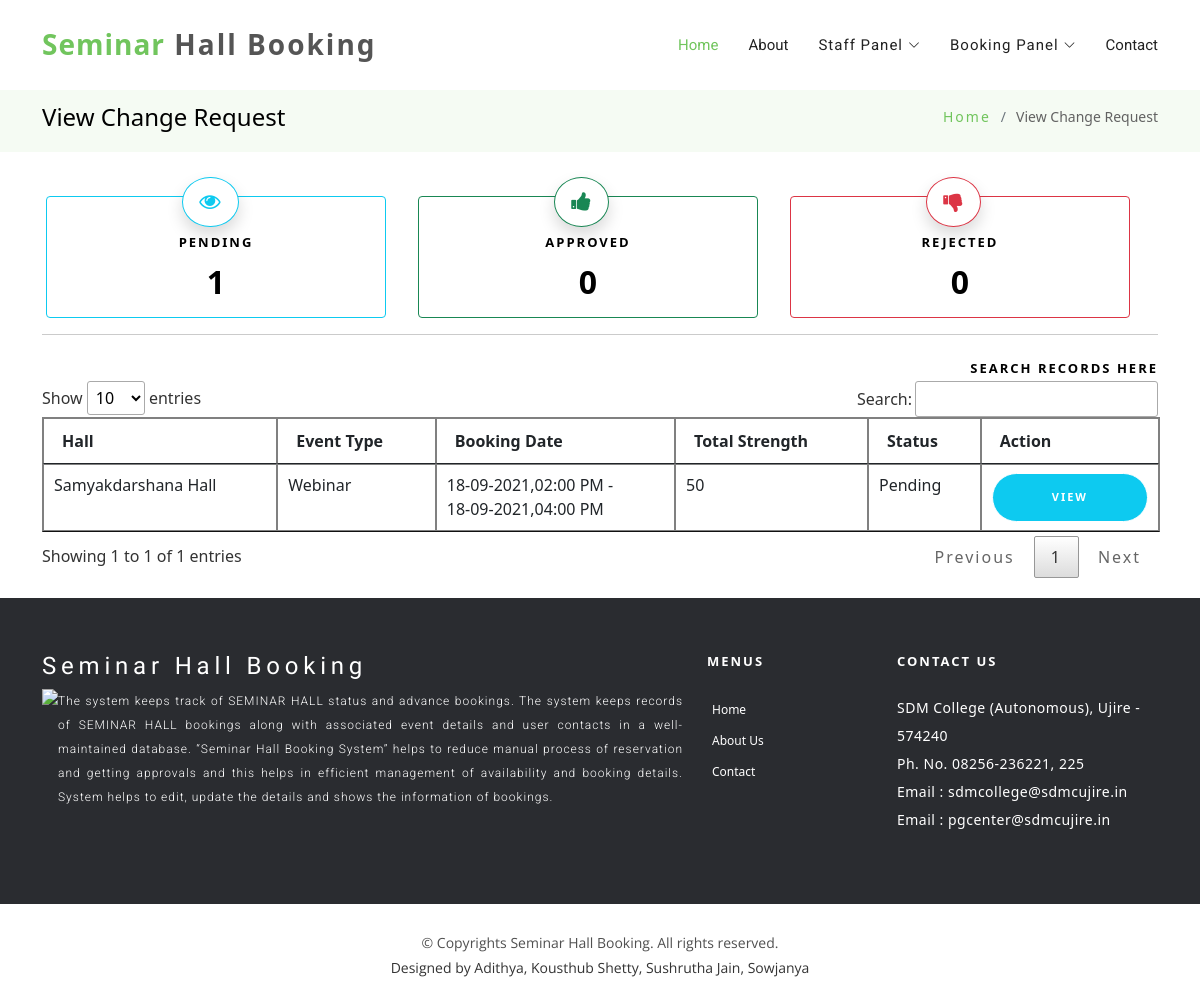
/viewstaffchangerequest.php (signed in), run on the app's committed database.
### tables this page shows
CREATE TABLE `change_request` (
  `request_id` bigint(20) NOT NULL,
  `hall_booking_id` bigint(20) NOT NULL,
  `chng_req_booking_id` bigint(20) NOT NULL,
  `staffid` bigint(20) NOT NULL,
  `department_id` bigint(20) NOT NULL,
  `request_date` datetime NOT NULL,
  `reason` text NOT NULL,
  `status` varchar(10) NOT NULL
);

CREATE TABLE `hall` (
  `hallid` bigint(20) NOT NULL,
  `hallname` varchar(50) NOT NULL,
  `halldescription` text NOT NULL,
  `max_capacity` bigint(20) NOT NULL,
  `hallimage` varchar(300) NOT NULL,
  `hall_status` varchar(10) NOT NULL
);

CREATE TABLE `eventtype` (
  `eventtypeid` bigint(20) NOT NULL,
  `eventtype` varchar(25) NOT NULL,
  `eventicon` varchar(300) NOT NULL,
  `eventdescription` text NOT NULL,
  `status` varchar(10) NOT NULL
);

CREATE TABLE `hall_booking` (
  `hall_booking_id` bigint(20) NOT NULL,
  `hallid` bigint(20) NOT NULL,
  `booked_date` datetime NOT NULL,
  `department_id` bigint(20) NOT NULL,
  `staffid` bigint(20) NOT NULL,
  `eventtypeid` bigint(20) NOT NULL,
  `booking_start_dt_tim` datetime NOT NULL,
  `booking_end_dt_tim` datetime DEFAULT NULL,
  `booking_reason` text NOT NULL,
  `total_strength` int(11) NOT NULL,
  `staff_note` text NOT NULL,
  `requirements` text NOT NULL,
  `admin_note` text NOT NULL,
  `event_description` text NOT NULL,
  `gallery` text NOT NULL,
  `status` varchar(10) NOT NULL
);

### viewstaffchangerequest.php (the view, shortened to what this page needs)
<?php
include("header.php");
?>
  <main id="main">
    <section class="breadcrumbs">
      <div class="container">
        <div class="d-flex justify-content-between align-items-center">
          <h2>View Change Request  <?php
           ?></h2>
          <ol>
            <li><a href="index.php">Home</a></li>
            <li>View Change Request</li>
          </ol>
        </div>
      </div>
    </section>
    <section class="inner-page pt-4">
      <div class="container">
	  <p>
<div class="jumbotron">
<div class="row w-100">
        <div class="col-md-4" style="cursor: pointer;" onclick="window.location='viewstaffchangerequest.php?st=Pending'">
            <div class="card border-info mx-sm-1 p-3 divpendingblock">
                <div class="card border-info shadow text-info p-3 my-card" ><span class="fa fa-eye fa-lg" aria-hidden="true"></span></div>
                <div class="text-info text-center mt-3"><h4>Pending</h4></div>
                <div class="text-info text-center mt-2"><h2><?php
$sql ="SELECT * FROM `change_request` left join hall_booking ON change_request.hall_booking_id=hall_booking.hall_booking_id WHERE change_request.status='Pending' AND hall_booking.staffid='$_SESSION[staffid]'";
$qsql = mysqli_query($con,$sql);
echo mysqli_num_rows($qsql);
				?></h2></div>
            </div>
        </div>
        <div class="col-md-4" onclick="window.location='viewstaffchangerequest.php?st=Approved'">
            <div class="card border-success mx-sm-1 p-3 divapprovedblock">
                <div class="card border-success shadow text-success p-3 my-card "><span class="fa fa-thumbs-up fa-lg" aria-hidden="true"></span></div>
                <div class="text-success text-center mt-3"><h4>Approved</h4></div>
                <div class="text-success text-center mt-2"><h2><?php
$sql ="SELECT * FROM `change_request` left join hall_booking ON change_request.hall_booking_id=hall_booking.hall_booking_id WHERE change_request.status='Approved' AND hall_booking.staffid='$_SESSION[staffid]'";
$qsql = mysqli_query($con,$sql);
echo mysqli_num_rows($qsql);
				?></h2></div>
            </div>
        </div>
        <div class="col-md-4" onclick="window.location='viewstaffchangerequest.php?st=Rejected'">
            <div class="card border-danger mx-sm-1 p-3 divrejectedblock">
                <div class="card border-danger shadow text-danger p-3 my-card " ><span class="fa fa-thumbs-down fa-lg " aria-hidden="true"></span></div>
                <div class="text-danger text-center mt-3"><h4>Rejected</h4></div>
                <div class="text-danger text-center mt-2"><h2><?php
$sql ="SELECT * FROM `change_request` left join hall_booking ON change_request.hall_booking_id=hall_booking.hall_booking_id WHERE change_request.status='Rejected' AND hall_booking.staffid='$_SESSION[staffid]'";
$qsql = mysqli_query($con,$sql);
echo mysqli_num_rows($qsql);
				?></h2></div>
            </div>
        </div>
	 </div>
</div>
	  <hr>
	  </p>
        <p>
        <h4 style="text-align:right;">Search Records Here<i class="fa fa-down" aria-hidden="true"></i></i></h4>
<table id="datatableplugin"  class="table table-bordered">
  <thead>
  <tr>
    <th>Hall</th>
    <th>Event Type</th>
    <th>Booking Date</th>
    <th>Total Strength</th>
    <th>Status</th>
    <th>Action</th>
  </tr>
  </thead>
  <tbody>
<?php
if(isset($_GET['st']))
{
$sql ="SELECT *,change_request.status as changereqstatus FROM `change_request` left join hall_booking ON change_request.hall_booking_id=hall_booking.hall_booking_id
LEFT JOIN hall ON hall_booking.hallid=hall.hallid
LEFT JOIN department ON department.department_id=hall_booking.department_id
LEFT JOIN staff ON staff.staffid=hall_booking.staffid
LEFT JOIN eventtype ON eventtype.eventtypeid=hall_booking.eventtypeid WHERE change_request.status='$_GET[st]' AND hall_booking.staffid='$_SESSION[staffid]'";
$qsql = mysqli_query($con,$sql);
}
else
{
  $sql ="SELECT *,change_request.status as changereqstatus FROM `change_request` left join hall_booking ON change_request.hall_booking_id=hall_booking.hall_booking_id
LEFT JOIN hall ON hall_booking.hallid=hall.hallid
LEFT JOIN department ON department.department_id=hall_booking.department_id
LEFT JOIN staff ON staff.staffid=hall_booking.staffid
LEFT JOIN eventtype ON eventtype.eventtypeid=hall_booking.eventtypeid WHERE hall_booking.staffid='$_SESSION[staffid]'";
$qsql = mysqli_query($con,$sql);
}
while($rs = mysqli_fetch_array($qsql))
{
	echo "
    <tr>
        <td>"  . $rs['hallname'] . "</td>
        <td>"  . $rs['eventtype'] . "</td>
        <td>"  .  date("d-m-Y",strtotime($rs['booking_start_dt_tim'])) .",". date("h:i A",strtotime($rs['booking_start_dt_tim'])) . " -<br> " . date("d-m-Y",strtotime($rs['booking_end_dt_tim'])) .",". date("h:i A",strtotime($rs['booking_end_dt_tim'])) . "</td>
        <td>"  . $rs['total_strength'] . "</td>
        <td>"  . $rs['changereqstatus'] . "</td>
        <td><a href='hall_change_request_ack.php?hall_booking_id=$rs[hall_booking_id]' class='btn btn-info' style='width: 100%;' >View</a></td>
    </tr>
  ";
}
?>
  </tbody>
</table>
        </p>
      </div>
    </section>
</main>
<?php include("footer.php"); ?>

### assets/css/style.css (style rules this page uses)
body { background-color: #fff; color: #333; }
h1, h2, h3, h4, h5, h6 { margin: 0; }
h2 { color: #000; font-weight: 600; }
h4 { color: #000; font-size: 13px; font-weight: 700; letter-spacing: 2px; text-transform: uppercase; line-height: 2; }
a { letter-spacing: 2px; text-decoration: none; color: #71c55d; }
li { color: #626262; font-size: 13px; font-weight: 400; letter-spacing: 2px; line-height: 30px; text-transform: capitalize; }
p { color: #505050; font-size: 14px; font-weight: 300; letter-spacing: 0.5px; line-height: 2; margin-bottom: 20px; }
span { letter-spacing: 1px; }
.btn { border: 1px solid #fff; border-radius: 50px; color: #fff; font-size: 11px; font-weight: 600; padding: 15px 40px; text-transform: uppercase; transition: all 0.5s ease-in-out 0s; }
.fa { text-decoration: none; font-size: 13px; }
section { overflow: hidden; }
.breadcrumbs { padding: 20px 0; background-color: #f5fbf3; min-height: 40px; margin-top: 82px; }
.breadcrumbs h2 { font-size: 24px; font-weight: 300; margin: 0; }
.breadcrumbs ol { display: flex; flex-wrap: wrap; list-style: none; padding: 0; margin: 0; }
.breadcrumbs ol li { letter-spacing: 0; font-size: 14px; }
.breadcrumbs ol li + li { padding-left: 10px; }
.breadcrumbs ol li + li::before { display: inline-block; padding-right: 10px; color: #6c757d; content: "/"; }

### header.php (style rules this page uses)
table.table-bordered { border:1px solid grey; margin-top:20px; }
table.table-bordered > thead > tr > th { border:1px solid grey; }
table.table-bordered > tbody > tr > td { border:1px solid grey; }

### viewstaffchangerequest.php (style rules this page uses)
.my-card { position:absolute; left:40%; top:-20px; border-radius:50%; }

### data on the page
change_request: hall.hallname "Samyakdarshana Hall", eventtype.eventtype "Webinar", hall_booking.booking_start_dt_tim "18-09-2021", hall_booking.booking_start_dt_tim "02:00 PM", hall_booking.booking_end_dt_tim "18-09-2021", hall_booking.booking_end_dt_tim "04:00 PM", hall_booking.total_strength "50", status "Pending"

### other printed values
mysqli_num_rows($qsql) "1"
mysqli_num_rows($qsql) "0"
